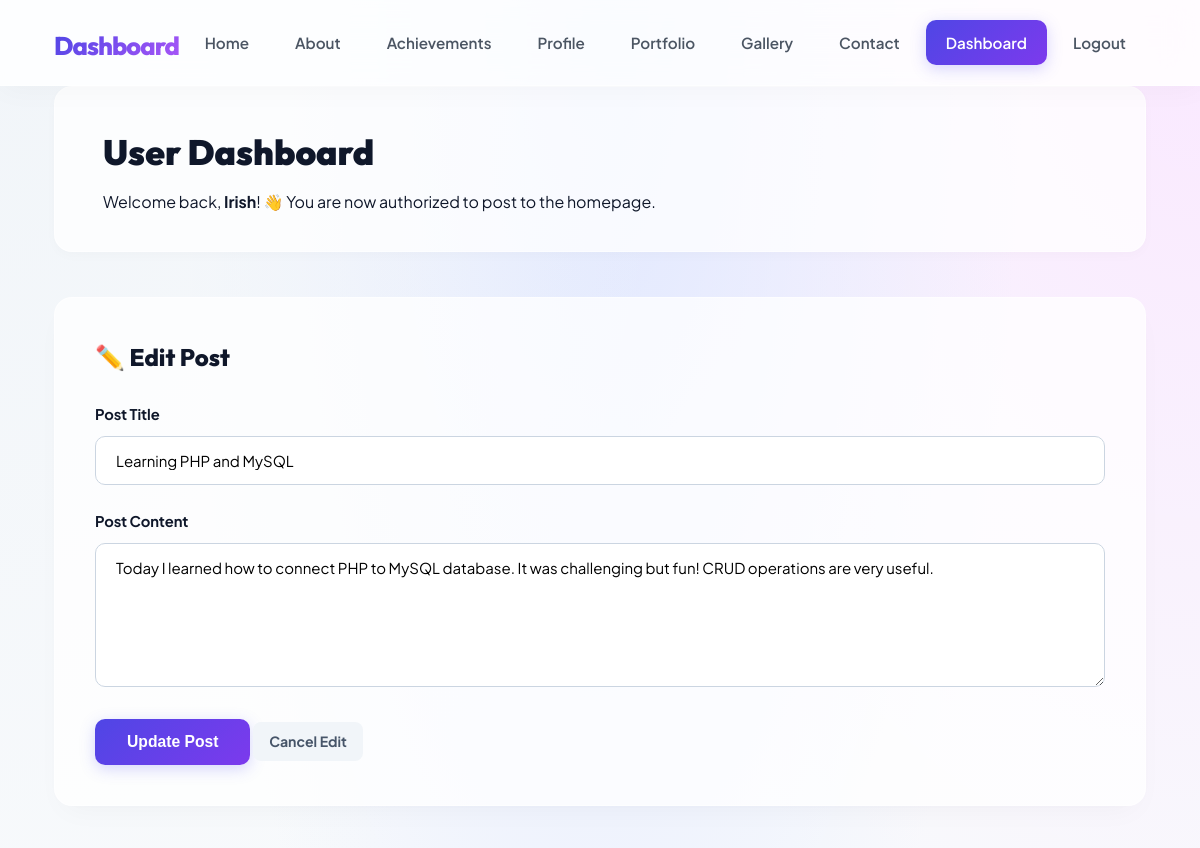
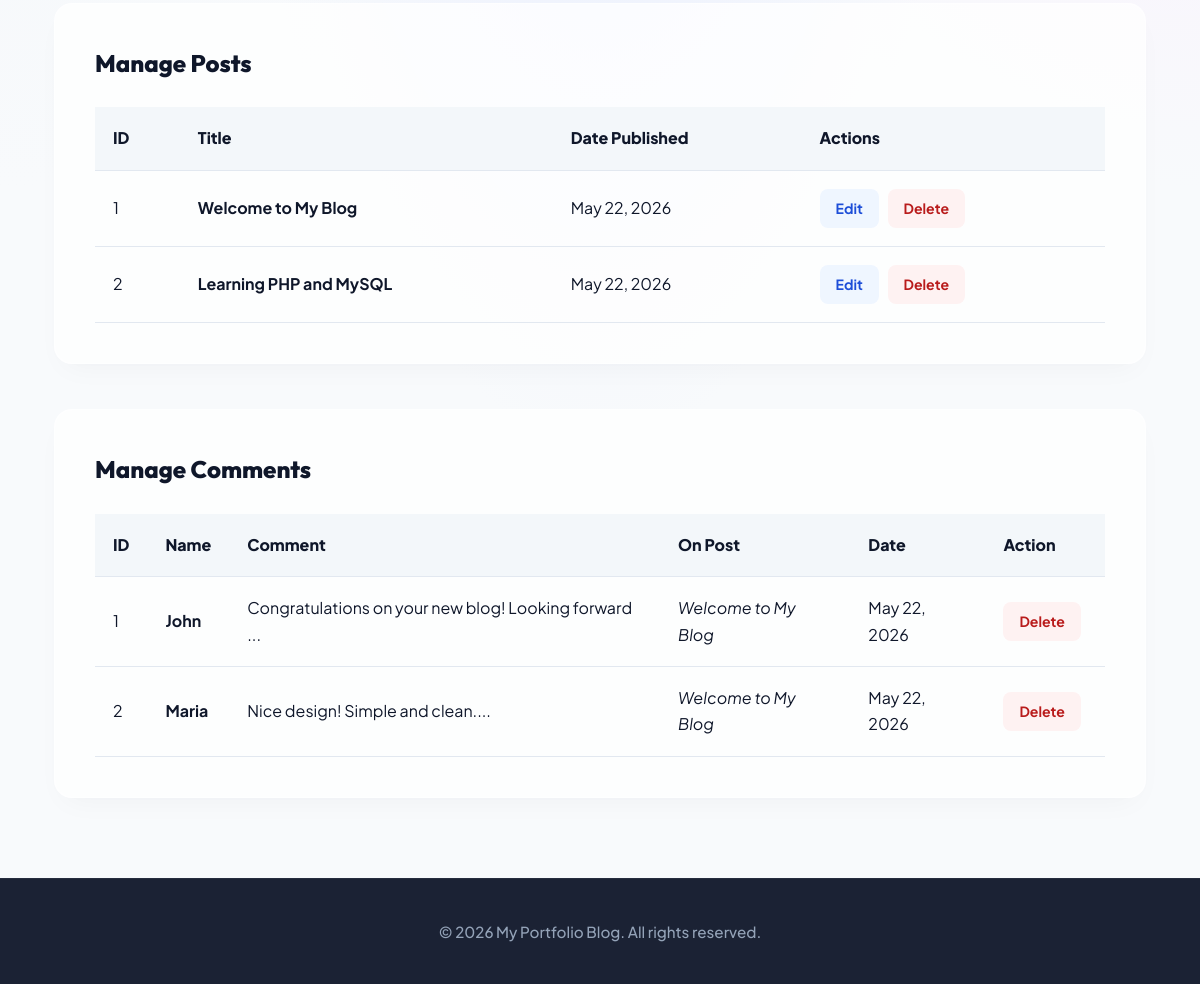
The app's page /index.php?page=login&edit_post=2 (signed in) with its own data (2 pictures, top to bottom).
### tables this page shows
CREATE TABLE IF NOT EXISTS posts (
    id INT AUTO_INCREMENT PRIMARY KEY,
    title VARCHAR(200) NOT NULL,
    content TEXT NOT NULL,
    created_at TIMESTAMP DEFAULT CURRENT_TIMESTAMP
);

CREATE TABLE IF NOT EXISTS comments (
    id INT AUTO_INCREMENT PRIMARY KEY,
    post_id INT NOT NULL,
    name VARCHAR(100) NOT NULL,
    comment TEXT NOT NULL,
    created_at TIMESTAMP DEFAULT CURRENT_TIMESTAMP,
    FOREIGN KEY (post_id) REFERENCES posts(id) ON DELETE CASCADE
);

### includes/auth.php (called while the page is built, shortened)
<?php
function is_logged_in() {
    return isset($_SESSION['user_logged_in']) && $_SESSION['user_logged_in'] === true;
}
?>

### pages/login.php (the view, shortened to what this page needs)
<?php
$is_logged_in = is_logged_in();
$posts = $pdo->query("SELECT * FROM posts ORDER BY created_at DESC")->fetchAll(PDO::FETCH_ASSOC);
$comments = $pdo->query("
    SELECT c.*, p.title as post_title
    FROM comments c
    JOIN posts p ON c.post_id = p.id
    ORDER BY c.created_at DESC
")->fetchAll(PDO::FETCH_ASSOC);
$edit_post = null;
if ($is_logged_in && isset($_GET['edit_post'])) {
    $id = (int)$_GET['edit_post'];
    $stmt = $pdo->prepare("SELECT * FROM posts WHERE id = :id");
    $stmt->execute(['id' => $id]);
    $edit_post = $stmt->fetch(PDO::FETCH_ASSOC);
}
include 'includes/header.php';
?>
<main class="container">
    <?php if (!$is_logged_in): ?>
        <div class="auth-wrapper">
            <div class="auth-card signin-card">
                <h2>Sign In</h2>
                <p class="auth-subtitle">Welcome back! Please enter your credentials to login.</p>
                <?php if (isset($login_error)): ?>
                    <div class="error-msg"><?php echo $login_error; ?></div>
                <?php endif; ?>
                <form method="POST" action="index.php?page=login">
                    <div class="form-group">
                        <label for="signin-username">Username</label>
                        <input type="text" id="signin-username" name="username" required placeholder="Enter username...">
                    </div>
                    <div class="form-group">
                        <label for="signin-password">Password</label>
                        <input type="password" id="signin-password" name="password" required placeholder="Enter password...">
                    </div>
                    <button type="submit" name="login">Sign In 🔐</button>
                </form>
            </div>
            <div class="auth-card signup-card">
                <h2>Sign Up</h2>
                <p class="auth-subtitle">Create a new account to write posts on the home page!</p>
                <?php if (isset($reg_errors) && !empty($reg_errors)): ?>
                    <div class="error-msg">
                        <?php foreach ($reg_errors as $err): ?>
                            <p><?php echo htmlspecialchars($err); ?></p>
                        <?php endforeach; ?>
                    </div>
                <?php endif; ?>
                <form method="POST" action="index.php?page=login">
                    <div class="form-group">
                        <label for="signup-username">Desired Username *</label>
                        <input type="text" id="signup-username" name="username" required placeholder="Choose a username...">
                    </div>
                    <div class="form-group">
                        <label for="signup-password">Password *</label>
                        <input type="password" id="signup-password" name="password" required placeholder="Create a password...">
                    </div>
                    <div class="form-group">
                        <label for="signup-confirm-password">Confirm Password *</label>
                        <input type="password" id="signup-confirm-password" name="confirm_password" required placeholder="Repeat your password...">
                    </div>
                    <button type="submit" name="register" class="signup-btn">Sign Up & Join 🚀</button>
                </form>
            </div>
        </div>
    <?php else: ?>
        <div class="dashboard-header">
            <h2>User Dashboard</h2>
            <p>Welcome back, <strong><?php echo htmlspecialchars($_SESSION['username']); ?></strong>! 👋 You are now authorized to post to the homepage.</p>
        </div>
        <div class="form-card" id="create-post-form">
            <h3><?php echo $edit_post ? '✏️ Edit Post' : '➕ Create New Blog Post'; ?></h3>
            <form method="POST" action="index.php?page=login">
                <div class="form-group">
                    <label for="post-title">Post Title</label>
                    <input type="text" id="post-title" name="title" value="<?php echo $edit_post ? htmlspecialchars($edit_post['title']) : ''; ?>" required placeholder="Write a catchy title...">
                </div>
                <div class="form-group">
                    <label for="post-content">Post Content</label>
                    <textarea id="post-content" name="content" rows="6" required placeholder="Write your blog post content here..."><?php echo $edit_post ? htmlspecialchars($edit_post['content']) : ''; ?></textarea>
                </div>
                <button type="submit" name="<?php echo $edit_post ? 'update_post' : 'create_post'; ?>">
                    <?php echo $edit_post ? 'Update Post' : 'Publish Post 🚀'; ?>
                </button>
                <?php if ($edit_post): ?>
                    <a href="index.php?page=login" class="cancel-btn">Cancel Edit</a>
                <?php endif; ?>
            </form>
        </div>
        <div class="data-table">
            <h3>Manage Posts</h3>
            <?php if (count($posts) > 0): ?>
                <table>
                    <thead>
                        <tr><th>ID</th><th>Title</th><th>Date Published</th><th>Actions</th></tr>
                    </thead>
                    <tbody>
                        <?php foreach ($posts as $post): ?>
                            <tr>
                                <td><?php echo $post['id']; ?></td>
                                <td><strong><?php echo htmlspecialchars($post['title']); ?></strong></td>
                                <td><?php echo date('M j, Y', strtotime($post['created_at'])); ?></td>
                                <td>
                                    <a href="index.php?page=login&edit_post=<?php echo $post['id']; ?>#create-post-form" class="edit-btn">Edit</a>
                                    <a href="index.php?page=login&delete_post=<?php echo $post['id']; ?>" class="delete-btn" onclick="return confirmDelete()">Delete</a>
                                </td>
                            </tr>
                        <?php endforeach; ?>
                    </tbody>
                </table>
            <?php else: ?>
                <p>No posts published yet. Create the first one above!</p>
            <?php endif; ?>
        </div>
        <div class="data-table">
            <h3>Manage Comments</h3>
            <?php if (count($comments) > 0): ?>
                <table>
                    <thead>
                        <tr><th>ID</th><th>Name</th><th>Comment</th><th>On Post</th><th>Date</th><th>Action</th></tr>
                    </thead>
                    <tbody>
                        <?php foreach ($comments as $comment): ?>
                            <tr>
                                <td><?php echo $comment['id']; ?></td>
                                <td><strong><?php echo htmlspecialchars($comment['name']); ?></strong></td>
                                <td><?php echo substr(htmlspecialchars($comment['comment']), 0, 50); ?>...</td>
                                <td><em><?php echo htmlspecialchars($comment['post_title']); ?></em></td>
                                <td><?php echo date('M j, Y', strtotime($comment['created_at'])); ?></td>
                                <td>
                                    <a href="index.php?page=login&delete_comment=<?php echo $comment['id']; ?>" class="delete-btn" onclick="return confirmDelete()">Delete</a>
                                </td>
                            </tr>
                        <?php endforeach; ?>
                    </tbody>
                </table>
            <?php else: ?>
                <p>No comments added yet.</p>
            <?php endif; ?>
        </div>
    <?php endif; ?>
</main>
<?php include 'includes/footer.php'; ?>

### assets/css/style.css (style rules this page uses)
:root { --font-primary: 'Plus Jakarta Sans', system-ui, -apple-system, sans-serif; --font-display: 'Outfit', system-ui, -apple-system, sans-serif; --color-primary-hsl: 242, 85%, 65%; --color-primary: hsl(var(--color-primary-hsl)); --color-primary-light: hsla(var(--color-primary-hsl), 0.08); --color-primary-glow: hsla(var(--color-primary-hsl), 0.25); --color-secondary-hsl: 168, 80%, 40%; --color-secondary: hsl(var(--color-secondary-hsl)); --color-secondary-light: hsla(var(--color-secondary-hsl), 0.1); --color-dark: #0f172a; --color-dark-muted: #64748b; --color-border: rgba(226, 232, 240, 0.7); --glass-bg: rgba(255, 255, 255, 0.75); --glass-border: rgba(255, 255, 255, 0.5); --glass-shadow: 0 8px 32px 0 rgba(31, 38, 135, 0.04); --border-radius-sm: 10px; --border-radius-md: 18px; --border-radius-lg: 28px; --shadow-sm: 0 4px 12px rgba(0, 0, 0, 0.02); --shadow-md: 0 12px 30px -10px rgba(15, 23, 42, 0.04), 0 8px 16px -8px rgba(15, 23, 42, 0.02); --shadow-lg: 0 26px 50px -15px rgba(99, 102, 241, 0.12), 0 0 1px 0 rgba(99, 102, 241, 0.2); }
* { margin: 0; padding: 0; box-sizing: border-box; }
body { font-family: var(--font-primary); line-height: 1.65; color: var(--color-dark); background: radial-gradient(at 0% 0%, #f1f5f9 0, transparent 40%), radial-gradient(at 50% 0%, #e0e7ff 0, transparent 50%), radial-gradient(at 100% 0%, #fae8ff 0, transparent 40%), #f8fafc; background-attachment: fixed; overflow-x: hidden; padding-bottom: 0; }
.container { max-width: 1140px; margin: auto; padding: 0 24px; }
main { animation: fadeInUp 0.75s cubic-bezier(0.16, 1, 0.3, 1) both; padding-top: 30px; }
.form-group { margin-bottom: 24px; }
.form-group label { display: block; margin-bottom: 10px; font-weight: 700; font-size: 0.92rem; color: var(--color-dark); letter-spacing: -0.1px; }
.form-group input, .form-group textarea { width: 100%; padding: 14px 20px; border: 1.5px solid #cbd5e1; border-radius: var(--border-radius-sm); font-family: inherit; font-size: 15px; transition: all 0.3s; background: rgba(255, 255, 255, 0.9); }
button[type="submit"] { background: linear-gradient(135deg, #4f46e5 0%, #7c3aed 100%); color: white; padding: 14px 32px; border: none; border-radius: var(--border-radius-sm); font-weight: 700; font-size: 0.98rem; cursor: pointer; box-shadow: 0 4px 15px var(--color-primary-glow); transition: all 0.3s cubic-bezier(0.16, 1, 0.3, 1); }
.dashboard-header { background: var(--glass-bg); backdrop-filter: blur(12px); padding: 36px 48px; border-radius: var(--border-radius-md); box-shadow: var(--shadow-sm); border: 1px solid var(--glass-border); margin-bottom: 45px; }
.dashboard-header h2 { font-family: var(--font-display); font-size: 2.2rem; font-weight: 900; margin-bottom: 8px; }
.form-card { background: var(--glass-bg); backdrop-filter: blur(12px); padding: 40px; border-radius: var(--border-radius-md); box-shadow: var(--shadow-md); border: 1px solid var(--glass-border); margin-bottom: 45px; }
.form-card h3 { font-family: var(--font-display); font-size: 1.5rem; font-weight: 800; margin-bottom: 24px; }
.data-table { background: var(--glass-bg); backdrop-filter: blur(12px); padding: 40px; border-radius: var(--border-radius-md); box-shadow: var(--shadow-md); border: 1px solid var(--glass-border); margin-bottom: 45px; overflow-x: auto; }
.data-table h3 { font-family: var(--font-display); font-size: 1.5rem; font-weight: 800; margin-bottom: 24px; }
table { width: 100%; border-collapse: collapse; }
th, td { padding: 18px; text-align: left; border-bottom: 1px solid #e2e8f0; }
th { background: rgba(241, 245, 249, 0.8); font-weight: 800; color: var(--color-dark); }
.edit-btn, .delete-btn, .cancel-btn { padding: 8px 16px; text-decoration: none; border-radius: 8px; font-size: 0.88rem; font-weight: 700; margin-right: 6px; display: inline-block; transition: all 0.3s; }
.edit-btn { background: #eff6ff; color: #1d4ed8; }
.delete-btn { background: #fef2f2; color: #b91c1c; }
.cancel-btn { background: #f1f5f9; color: #475569; }

### records on screen
posts: title "Learning PHP and MySQL", content "Today I learned how to connect PHP to MySQL database. It was challenging but fun! CRUD operations are very useful.", id "2", created_at "May 22, 2026"
posts: id "1", title "Welcome to My Blog", created_at "May 22, 2026"
comments: id "1", name "John", comment "Congratulations on your new blog! Looking forward", post.title "Welcome to My Blog", created_at "May 22, 2026"
comments: id "2", name "Maria", comment "Nice design! Simple and clean.", post.title "Welcome to My Blog", created_at "May 22, 2026"

### other values on screen
$_SESSION['username'] "Irish"
$footer_text "My Portfolio Blog"
